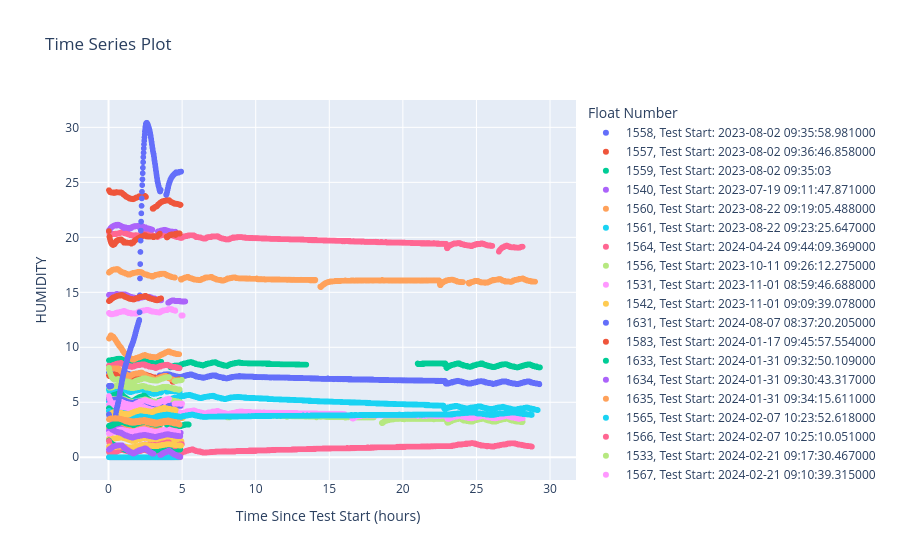

Here is the notebook cell this chart was saved with:
### Code cell
print(filedir)
fig = px.scatter(df,x=df['Time Since Test Start (hours)'], y=df['HUMIDITY'] , color = df['Float Number'], labels={"o2sol (ml/l)": "Oxygen Saturation (ml/l)"}, title = "Time Series Plot")
fig.write_html(filedir + "pressure_test/HUMIDITY.html")
#fig.write_image(filedir + "pressure_test/PRES.png")
fig.show()
